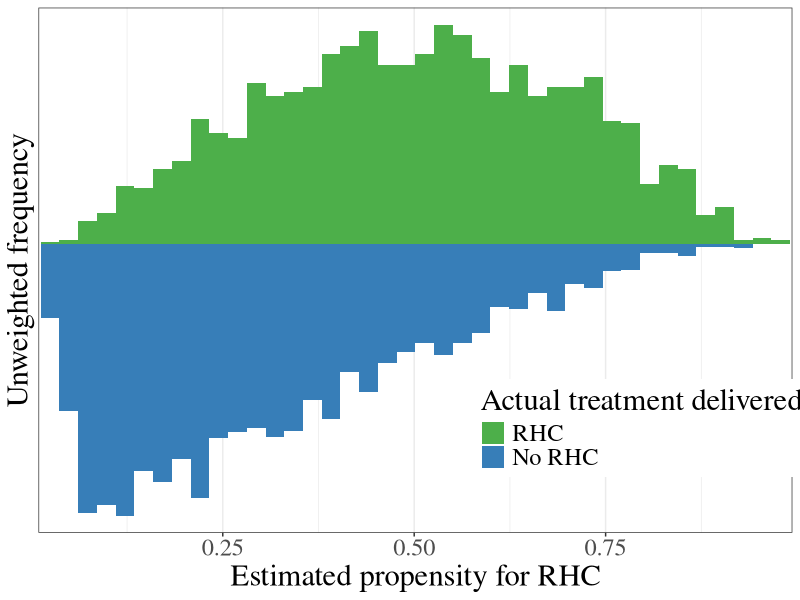
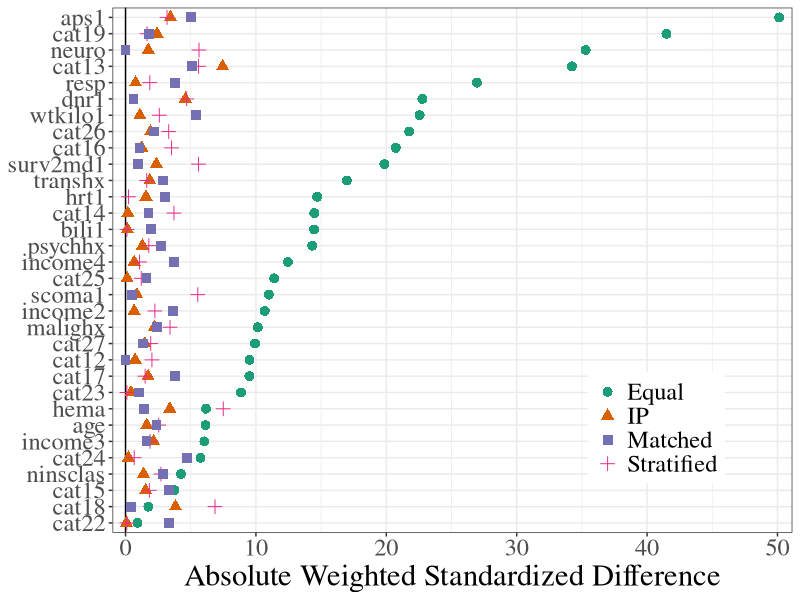
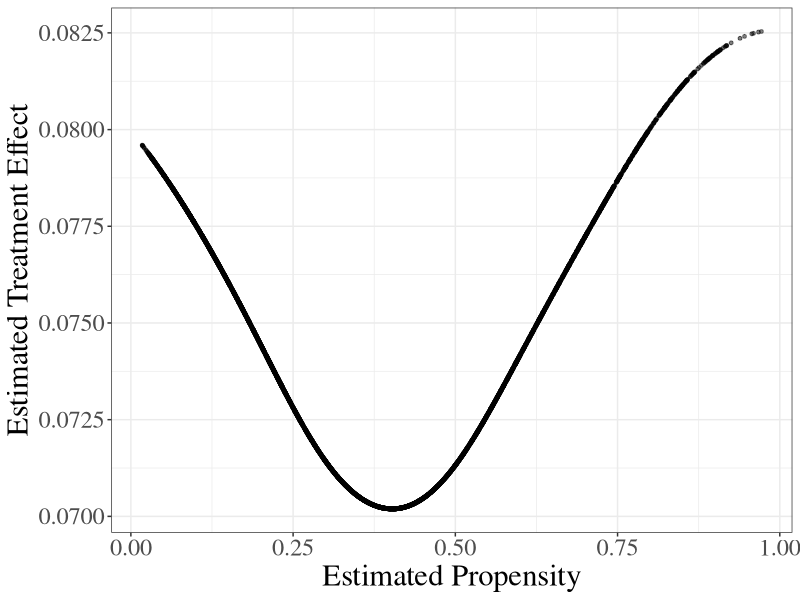

These figures' R source, in order:
## ---- chunk 1
library(tidyverse); 
library(broom);
library(DiagrammeR);
library(sandwich)
library(haven)
library(mgcv)
library(MatchIt)
knitr::opts_chunk$set(echo = T, warning = F, message = F);
knitr::knit_hooks$set(mysize = function(before, options, envir) {
  if (before) 
    return(options$size);
})
options(digits = 3);
figure_scaler = 5/8;#1/2 for ioslides; ~1/3 for word, pdf
text_scaler = 1;#1 for ioslides; 2/3 for word, pdf
fig.x = 16 * figure_scaler;
fig.y = 9 * figure_scaler;
cex_scale = 1.75 * figure_scaler;
theme_set(theme_bw())

## ---- chunk 2
create_graph() %>%
  add_node(label = "Z",node_aes = node_aes(color = "black", fontname = "serif")) %>%
  add_node(label = "X",node_aes = node_aes(color = "black", fontname = "serif")) %>%
  add_node(label = "Y",node_aes = node_aes(color = "black", fontname = "serif")) %>%
  add_edge(from = "X", to = "Y",edge_aes = edge_aes(color = "black")) %>%
  add_edge(from = "X", to = "Z",edge_aes = edge_aes(color = "black")) %>%
  add_edge(from = "Z", to = "Y",edge_aes = edge_aes(color = "black")) %>%
  render_graph()
## ---- chunk 3

rhc <- 
  read_csv("rhc.csv", show_col_types = FALSE) %>%
  mutate(income = as_factor(income), 
         cat1 = as_factor(cat1), 
         cat2 = as_factor(cat2)) %>%
  rename(subjid = id)

predictors <- setdiff(colnames(rhc),
                      c("subjid",
                        "swang1", #treatment
                        "dth30" #outcome
                      ))

ps_formula <-  
  as.formula(paste0("swang1 ~",paste0(predictors, collapse = "+")))

ps_model <- 
  glm(ps_formula, family = "binomial", data = rhc) 

rhc_ps <- 
  bind_cols(rhc %>% select(subjid, swang1, dth30), 
            model.matrix(ps_model)[,-1],
            ps_swang1 = predict(ps_model, type = "response", newdata = rhc))

predictors <- colnames(model.matrix(ps_model)[,-1])

## ---- chunk 4
tidy(ps_model) %>% 
  arrange(desc(abs(statistic))) %>% 
  print(n = Inf)

## ---- chunk 5

ggplot() + 
  geom_histogram(data = filter(rhc_ps, 
                               swang1 == 1), 
                 mapping = aes(x = ps_swang1, 
                               y = after_stat(density),
                               fill = "RHC"),
                 bins = 40) + 
  geom_histogram(data = filter(rhc_ps, 
                               swang1 == 0), 
                 mapping = aes(x = ps_swang1,
                               y = -1 * after_stat(density),
                               fill = "No RHC"),
                 bins = 40) +
  scale_x_continuous(name = "Estimated propensity for RHC", 
                     expand = expansion(add = 0.003)) +
  scale_y_continuous(name = "Unweighted frequency", 
                     breaks = NULL,
                     expand = expansion(mult = 0.035)) + 
  scale_fill_manual(name = "Actual treatment delivered", 
                    breaks = c("RHC", "No RHC"),
                    values = c("#4DAF4A", "#377EB8")) + 
  theme(text = element_text(size = 22, family = "serif"),
        legend.position = c(0.8, 0.2));

## ---- chunk 6

# Use 0.025-width propensity bins
rhc_ps <- 
  rhc_ps %>% 
  mutate(ps_quantile = cut_width(ps_swang1, width = 0.025, center = 0.0125)) 

rhc_ps %>% 
  count(swang1, ps_quantile) %>% 
  pivot_wider(id_cols = ps_quantile, 
              names_from = swang1, 
              values_from = n,
              values_fill = 0) %>% 
  print(n = Inf)

# Calculate weights based upon strata size, treatment size, and strata-treatment size
rhc_ps <- 
  left_join(rhc_ps, 
            rhc_ps %>% 
              count(ps_quantile, name = "stratum_size"), 
            by = "ps_quantile") %>%
  left_join(rhc_ps %>%
              count(swang1, name = "treatment_size"), 
            by = "swang1") %>%
  left_join(rhc_ps %>%
              count(swang1, ps_quantile, name = "stratum_treatment_size"),
            by = c("swang1", "ps_quantile")) %>%
  mutate(stratified_weight = stratum_size * treatment_size / stratum_treatment_size / n(), 
         .keep = "unused")

# weight given to each observation in each group
rhc_ps %>%
  group_by(swang1, ps_quantile) %>%
  summarize(num = n(), 
            wgt_per_obs = first(stratified_weight), 
            wgt_total  = num * wgt_per_obs) %>% 
  pivot_wider(id_cols = ps_quantile, 
              names_from = swang1, 
              values_from = c(num, wgt_per_obs, wgt_total))

## ---- chunk 7
library(MatchIt)
matched_rhc <- matchit(ps_formula, data = rhc, caliper = 0.025, std.caliper = FALSE)

matched_rhc 

matched_rhc_pairs <- 
  get_matches(matched_rhc, weights = "matched_weight")

head(matched_rhc_pairs)

rhc_ps <- 
  left_join(rhc_ps, 
            matched_rhc_pairs %>%
              select(subjid, matched_weight), 
            by = "subjid") %>%
  mutate(matched_weight = ifelse(is.na(matched_weight), 0, matched_weight))

## ---- chunk 8
rhc_ps <- 
  rhc_ps %>%
  mutate(ip_weight = swang1 / ps_swang1 + (1 - swang1) / (1 - ps_swang1))
## ---- chunk 9

weighted.var <- function(x, w, ...) {
  sum(w) * sum(w * (x - weighted.mean(x, w, ...))^2) / (sum(w)^2  - sum(w^2))
}

equal_weighted <- 
  full_join(
    rhc_ps %>%
      group_by(swang1) %>%
      summarize(across(all_of(predictors), mean)) %>%
      arrange(desc(swang1)) %>%
      select(-swang1) %>%
      summarize(across(where(is.numeric), ~ first(.x) - last(.x))) %>%
      pivot_longer(everything(), values_to = "mean_diff"),
    rhc_ps %>%
      group_by(swang1) %>%
      summarize(across(all_of(predictors), var)) %>%
      arrange(desc(swang1)) %>%
      select(-swang1) %>%
      summarize(across(where(is.numeric), ~ sqrt(mean(.x)))) %>%
      pivot_longer(everything(), values_to = "pooled_sd")) %>%
  mutate(std_diff = 100 * mean_diff / pooled_sd)

ip_weighted <-
  full_join(
    rhc_ps %>%
      group_by(swang1) %>%
      summarize(across(all_of(predictors), ~weighted.mean(.x, ip_weight))) %>%
      arrange(desc(swang1)) %>%
      select(-swang1) %>%
      summarize(across(where(is.numeric), ~ first(.x) - last(.x))) %>%
      pivot_longer(everything(), values_to = "mean_diff_ipw"),
    rhc_ps %>%
      group_by(swang1) %>%
      summarize(across(all_of(predictors), ~weighted.var(.x, ip_weight))) %>%
      arrange(desc(swang1)) %>%
      select(-swang1) %>%
      summarize(across(where(is.numeric), ~ sqrt(mean(.x)))) %>%
      pivot_longer(everything(), values_to = "pooled_sd_ipw")) %>%
  mutate(std_diff_ipw = 100 * mean_diff_ipw / pooled_sd_ipw)


stratified_weighted <-
  full_join(
    rhc_ps %>%
      group_by(swang1) %>%
      summarize(across(all_of(predictors), ~weighted.mean(.x, stratified_weight))) %>%
      arrange(desc(swang1)) %>%
      select(-swang1) %>%
      summarize(across(where(is.numeric), ~ first(.x) - last(.x))) %>%
      pivot_longer(everything(), values_to = "mean_diff_stratified"),
    rhc_ps %>%
      group_by(swang1) %>%
      summarize(across(all_of(predictors), ~weighted.var(.x, stratified_weight))) %>%
      arrange(desc(swang1)) %>%
      select(-swang1) %>%
      summarize(across(where(is.numeric), ~ sqrt(mean(.x)))) %>%
      pivot_longer(everything(), values_to = "pooled_sd_stratified")) %>%
  mutate(std_diff_stratified = 100 * mean_diff_stratified / pooled_sd_stratified)

matched_weighted <-
  full_join(
    rhc_ps %>%
      group_by(swang1) %>%
      summarize(across(all_of(predictors), ~weighted.mean(.x, matched_weight))) %>%
      arrange(desc(swang1)) %>%
      select(-swang1) %>%
      summarize(across(where(is.numeric), ~ first(.x) - last(.x))) %>%
      pivot_longer(everything(), values_to = "mean_diff_matched"),
    rhc_ps %>%
      group_by(swang1) %>%
      summarize(across(all_of(predictors), ~weighted.var(.x, matched_weight))) %>%
      arrange(desc(swang1)) %>%
      select(-swang1) %>%
      summarize(across(where(is.numeric), ~ sqrt(mean(.x)))) %>%
      pivot_longer(everything(), values_to = "pooled_sd_matched")) %>%
  mutate(std_diff_matched = 100 * mean_diff_matched / pooled_sd_matched)

ggplot(data = full_join(equal_weighted, 
                        ip_weighted, 
                        by = "name") %>%
         full_join(matched_weighted, 
                   by = "name") %>%
         full_join(stratified_weighted, 
                   by = "name") %>%
         arrange(abs(std_diff)) %>%
         mutate(name = factor(name) %>% fct_inorder())) + 
  geom_vline(xintercept = 0) + 
  geom_point(aes(x = abs(std_diff), y = name, color = "Equal", shape = "Equal"), size = 3) + 
  geom_point(aes(x = abs(std_diff_ipw), y = name, color = "IP", shape = "IP"), size = 3) + 
  geom_point(aes(x = abs(std_diff_stratified), y = name, color = "Stratified", shape = "Stratified"), size = 3) + 
  geom_point(aes(x = abs(std_diff_matched), y = name, color = "Matched", shape = "Matched"), size = 3) + 
  scale_y_discrete(name = NULL) + 
  scale_x_continuous(name = "Absolute Weighted Standardized Difference", 
                     breaks = seq(-30, 50, by = 10), 
                     expand = expansion(mult = 0.02)) + 
  scale_color_brewer(name = NULL, palette ="Dark2") + 
  scale_shape_discrete(name = NULL) + 
  theme(text = element_text(size = 22, family = "serif"),
        legend.position = c(0.8, 0.2));

## ---- chunk 10
model_obs <- gam(dth30 ~ swang1, family = "binomial", data = rhc_ps)

obs_diff <- 
  predict(model_obs, type = "response", newdata = rhc_ps %>% slice(1) %>% mutate(swang1 = 1)) - 
  predict(model_obs, type = "response", newdata = rhc_ps %>% slice(1) %>% mutate(swang1 = 0)) 

obs_diff
## ---- chunk 11

# Parametric component for treatment; non-parametric component for ps
model_adjust_ps <- gam(dth30 ~ swang1 + s(ps_swang1), family = "binomial", data = rhc_ps)

# Estimated treatment effect is average predicted response if all were treated
resp_rhc <- predict(model_adjust_ps, type = "response", newdata = rhc_ps %>% mutate(swang1 = 1))
resp_not_rhc <- predict(model_adjust_ps, type = "response", newdata = rhc_ps %>% mutate(swang1 = 0))
adjusted_diff <-
  mean(resp_rhc) - 
  mean(resp_not_rhc)

adjusted_diff

## ---- chunk 12
ggplot() + 
  geom_point(aes(x = rhc_ps %>% pull(ps_swang1), y = resp_rhc - resp_not_rhc),
             size = 1, 
             alpha = 0.5) + 
  scale_x_continuous(name = "Estimated Propensity") + 
  scale_y_continuous(name = "Estimated Treatment Effect") + 
  theme(text = element_text(size = 22, family = "serif"),
        legend.position = c(0.8, 0.2));
## ---- chunk 13


# Fit GLM weighting by stratum weights
model_stratified <- glm(dth30 ~ swang1, family = "binomial", weights = stratified_weight, data = rhc_ps)

# Estimated treatment effect is average predicted response if all were treated
# versus if all were untreated
stratified_diff <- 
  predict(model_stratified, type = "response", newdata = rhc_ps %>% slice(1) %>% mutate(swang1 = 1)) - 
  predict(model_stratified, type = "response", newdata = rhc_ps %>% slice(1) %>% mutate(swang1 = 0)) 
stratified_diff

# Same as taking difference in weighted means
rhc_ps %>% 
  group_by(swang1) %>%
  summarize(mean_dth30 = weighted.mean(dth30, stratified_weight)) %>%
  arrange(swang1) %>%
  pull(mean_dth30) %>%
  diff()
## ---- chunk 14
matched_diff <- 
  rhc_ps %>% 
  group_by(swang1) %>%
  summarize(mean_dth30 = weighted.mean(dth30, matched_weight)) %>%
  arrange(swang1) %>%
  pull(mean_dth30) %>%
  diff()

matched_diff
## ---- chunk 15
model_ipw <- glm(dth30 ~ swang1, family = "binomial", weights = ip_weight, data = rhc_ps)

# Estimated treatment effect is average predicted response if all were treated
# versus if all were untreated
ipw_diff <- 
  predict(model_ipw, type = "response", newdata = rhc_ps %>% slice(1) %>% mutate(swang1 = 1)) - 
  predict(model_ipw, type = "response", newdata = rhc_ps %>% slice(1) %>% mutate(swang1 = 0)) 

ipw_diff
## ---- chunk 16
tribble(~"Method", ~"Result",
        "Observed", obs_diff,
        "Adjusted", adjusted_diff,
        "Stratified", stratified_diff,
        "Matched", matched_diff, 
        "IPW", ipw_diff) %>% knitr::kable()
## ---- chunk 17
# regular variance estimator
sqrt(diag(vcov(model_ipw)))
# vcovHC from sandwich package for robust variance estimator
sqrt(diag(vcovHC(model_ipw, type = "HC")))
